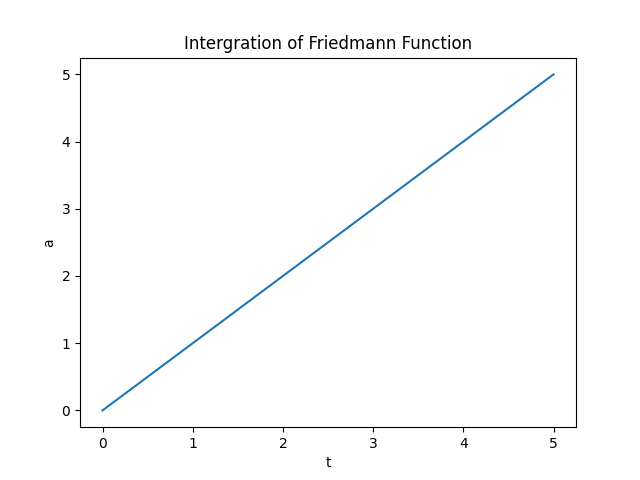

Reproduce this figure in Python.
import math
from numpy import arange
from matplotlib import pyplot as plt
sta = 0 #starting time
en = 5 #ending time
N =5000 #step number
h = (en-sta)/N
tpoints = arange(sta,en,h) 
apoints = []
for x in tpoints:
    y=x
    apoints.append(y)
plt.title("Intergration of Friedmann Function") 
plt.xlabel("t") 
plt.ylabel("a") 
plt.plot(tpoints, apoints)
plt.show()


    
